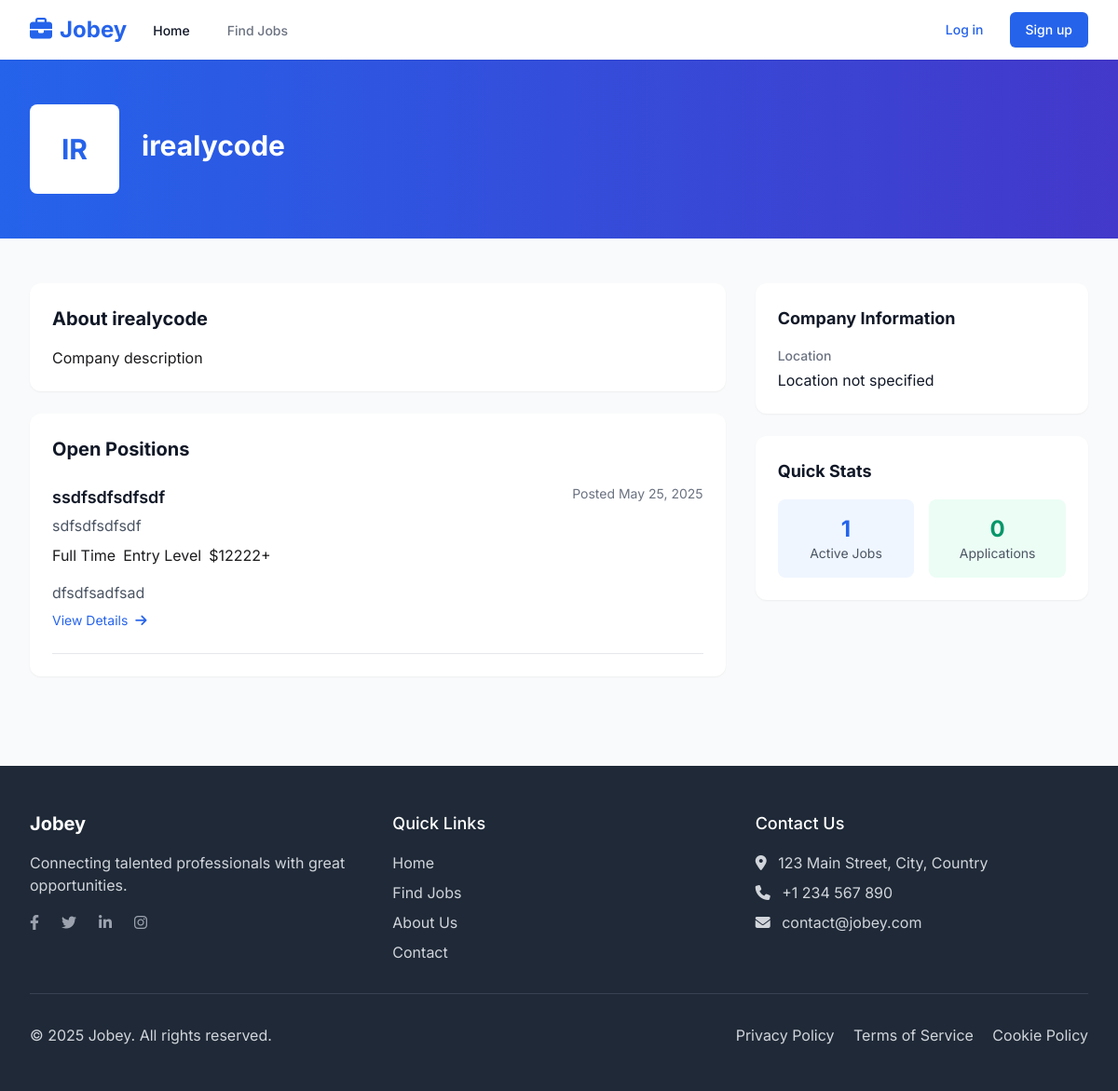
The page /users/company/1/ on the database as committed earlier.
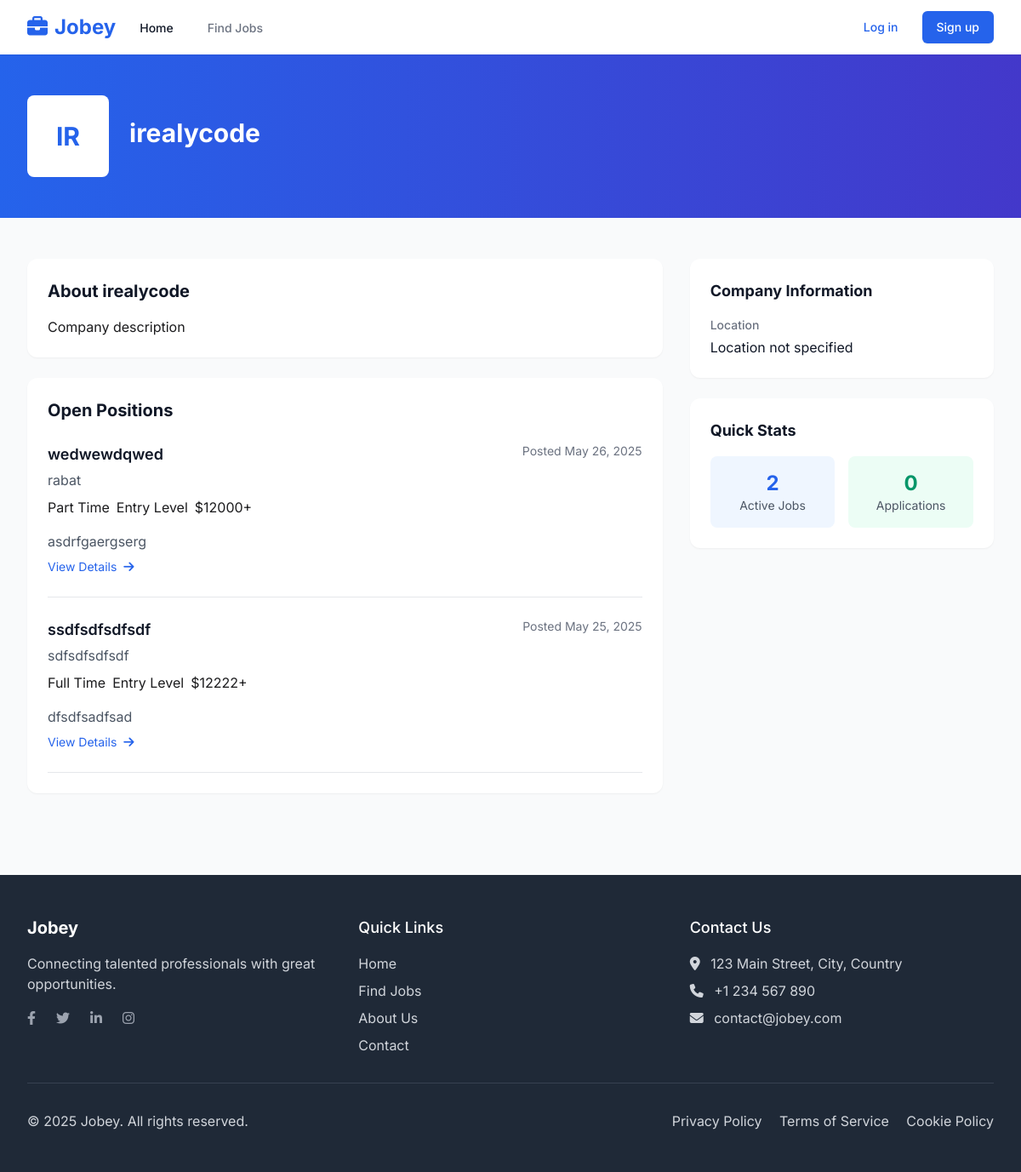
The same page on the database as committed later.
### jobs/models.py (models this page shows, shortened)
class Job(models.Model):
    JOB_TYPE_CHOICES = (
        ('full_time', 'Full Time'),
        ('part_time', 'Part Time'),
        ('contract', 'Contract'),
        ('internship', 'Internship'),
        ('remote', 'Remote'),
    )
    EXPERIENCE_LEVEL_CHOICES = (
        ('entry', 'Entry Level'),
        ('mid', 'Mid Level'),
        ('senior', 'Senior Level'),
        ('executive', 'Executive'),
    )
    title = models.CharField(max_length=100)
    company = models.ForeignKey('users.Company', on_delete=models.CASCADE, related_name='job_listings')
    employer = models.ForeignKey(CustomUser, on_delete=models.CASCADE, related_name='jobs')
    job_type = models.CharField(max_length=20, choices=JOB_TYPE_CHOICES)
    experience_level = models.CharField(max_length=20, choices=EXPERIENCE_LEVEL_CHOICES)
    location = models.CharField(max_length=100)
    salary_min = models.DecimalField(max_digits=10, decimal_places=2, null=True, blank=True)
    salary_max = models.DecimalField(max_digits=10, decimal_places=2, null=True, blank=True)
    description = models.TextField()
    requirements = models.TextField()
    benefits = models.TextField(blank=True)
    application_instructions = models.TextField(blank=True)
    application_url = models.URLField(blank=True)
    is_active = models.BooleanField(default=True)
    created_at = models.DateTimeField(auto_now_add=True)
    updated_at = models.DateTimeField(auto_now=True)
    expiry_date = models.DateField(null=True, blank=True)
    class Meta:
        ordering = ['-created_at']

### users/views.py (the view)
# urls.py: path('company/<int:pk>/', views.CompanyDetailView.as_view(), name='company_detail'),
class CompanyDetailView(DetailView):
    model = Company
    template_name = 'users/company_detail.html'
    context_object_name = 'company'
    def get_context_data(self, **kwargs):
        context = super().get_context_data(**kwargs)
        context['jobs'] = self.object.user.jobs.all()
        return context

### templates/users/company_detail.html (shortened to what the changed rows need)
{% extends 'base.html' %}
{% block content %}
<div class="bg-gradient-to-r from-blue-600 to-indigo-700 text-white">
    <div class="max-w-7xl mx-auto px-4 sm:px-6 lg:px-8 py-12">
        <div class="flex items-center">
            <div class="ml-6">
                <h1 class="text-3xl font-bold">{{ company.name }}</h1>
            </div>
        </div>
    </div>
</div>
<div class="max-w-7xl mx-auto px-4 sm:px-6 lg:px-8 py-12">
    <div class="grid grid-cols-1 lg:grid-cols-3 gap-8">
        <div class="lg:col-span-2">
            <div class="bg-white rounded-xl shadow-sm p-6 mb-6">
                <h2 class="text-xl font-bold text-gray-900 mb-4">About {{ company.name }}</h2>
            </div>
            <div class="bg-white rounded-xl shadow-sm p-6">
                <div class="flex items-center justify-between mb-6">
                    <h2 class="text-xl font-bold text-gray-900">Open Positions</h2>
                </div>
                {% if jobs %}
                <div class="space-y-6">
                    {% for job in jobs %}
                    {% if job.is_active %}
                    <div class="border-b border-gray-200 pb-6 last:border-b-0 last:pb-0">
                        <div class="flex items-start justify-between">
                            <div>
                                <h3 class="text-lg font-semibold text-gray-900">
                                    <a href="{% url 'job_detail' job.id %}" class="hover:text-blue-600">
                                        {{ job.title }}
                                    </a>
                                </h3>
                                <p class="text-gray-600 mt-1">{{ job.location }}</p>
                                <div class="mt-2 flex flex-wrap gap-2">
                                    <span class="badge {% if job.job_type == 'full_time' %}badge-blue{% elif job.job_type == 'part_time' %}badge-green{% elif job.job_type == 'contract' %}badge-purple{% elif job.job_type == 'internship' %}badge-yellow{% else %}badge-red{% endif %}">
                                        {{ job.get_job_type_display }}
                                    </span>
                                    <span class="badge badge-blue">
                                        {{ job.get_experience_level_display }}
                                    </span>
                                    {% if job.salary_min or job.salary_max %}
                                    <span class="badge badge-green">
                                        {% if job.salary_min and job.salary_max %}
                                        ${{ job.salary_min|floatformat:0 }} - ${{ job.salary_max|floatformat:0 }}
                                        {% elif job.salary_min %}
                                        ${{ job.salary_min|floatformat:0 }}+
                                        {% elif job.salary_max %}
                                        Up to ${{ job.salary_max|floatformat:0 }}
                                        {% endif %}
                                    </span>
                                    {% endif %}
                                </div>
                            </div>
                            <div class="ml-4 flex-shrink-0">
                                <p class="text-sm text-gray-500">
                                    Posted {{ job.created_at|date:"M d, Y" }}
                                </p>
                            </div>
                        </div>
                        <div class="mt-4">
                            <p class="text-gray-600">{{ job.description|truncatewords:50 }}</p>
                            <a href="{% url 'job_detail' job.id %}" class="mt-2 inline-block text-sm text-blue-600 hover:text-blue-800">
                                View Details <i class="fas fa-arrow-right ml-1"></i>
                            </a>
                        </div>
                    </div>
                    {% endif %}
                    {% endfor %}
                </div>
                {% else %}
                <p class="text-gray-500">No open positions at the moment.</p>
                {% endif %}
            </div>
        </div>
        <div class="lg:col-span-1">
            <div class="bg-white rounded-xl shadow-sm p-6 mb-6">
                <h2 class="text-lg font-bold text-gray-900 mb-4">Company Information</h2>
            </div>
            <div class="bg-white rounded-xl shadow-sm p-6">
                <h2 class="text-lg font-bold text-gray-900 mb-4">Quick Stats</h2>
                <div class="grid grid-cols-2 gap-4">
                    <div class="text-center p-4 bg-blue-50 rounded-lg">
                        <div class="text-2xl font-bold text-blue-600">{{ jobs.count }}</div>
                        <div class="text-sm text-gray-600">Active Jobs</div>
                    </div>
                </div>
            </div>
        </div>
    </div>
</div>
{% endblock %}

Rows that differ between the two databases and show on the page:
added Job: title "wedwewdqwed", location "rabat", job_type "Part Time", experience_level "Entry Level", salary_min "12000", created_at "May 26, 2025", description "asdrfgaergserg"
Other text that changed with them:
{{ jobs.count }}: "1" → "2"
